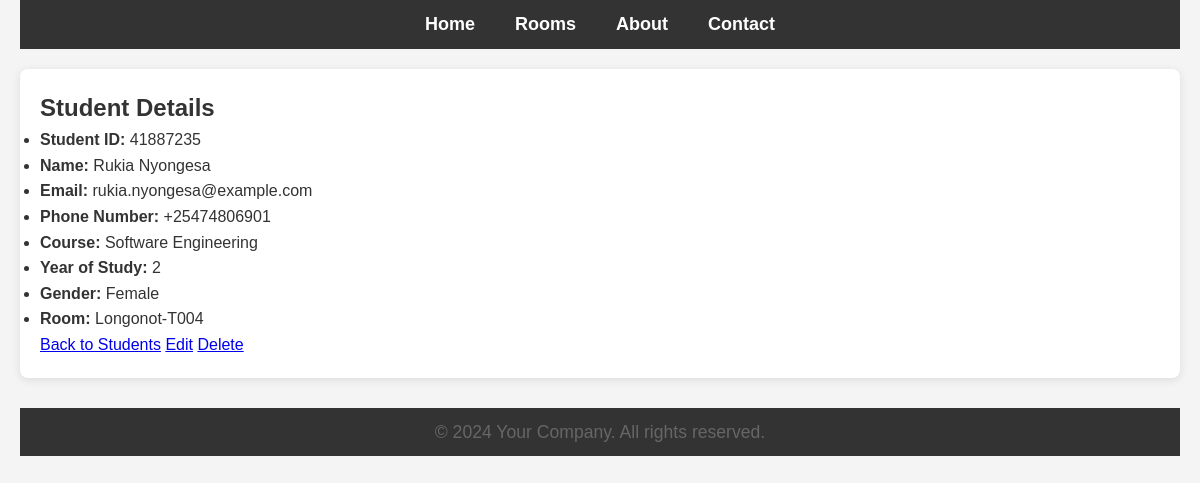
The page /students/detail/2059/ on the database as committed earlier.
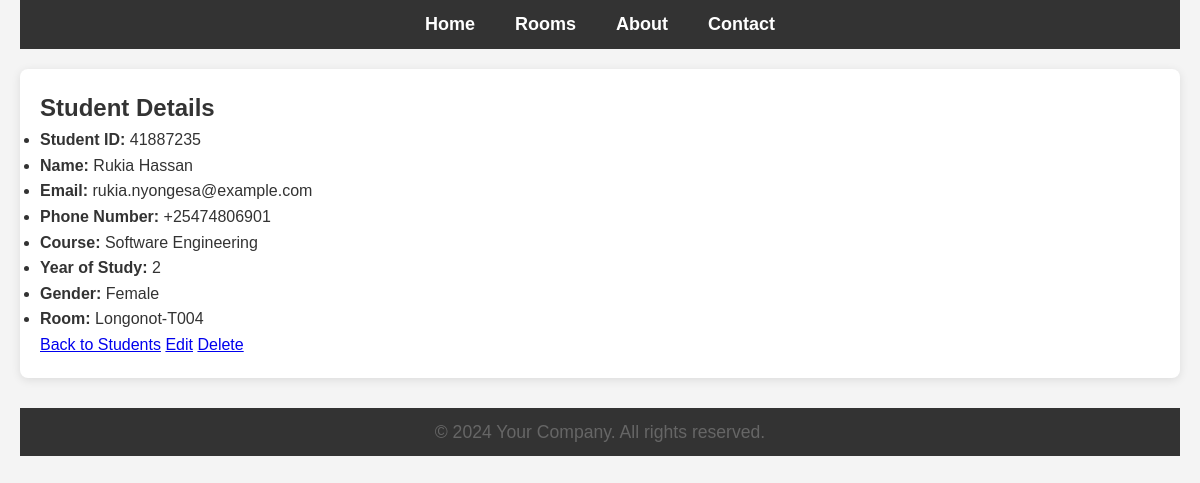
The same page on the database as committed later.
### main/models.py (models this page shows, shortened)
class Student(models.Model):
    GENDER_CHOICES = [
        ('Male', 'Male'),
        ('Female', 'Female'),
    ]
    student_id = models.CharField(max_length=20, unique=True)
    first_name = models.CharField(max_length=50)
    last_name = models.CharField(max_length=50)
    email = models.EmailField()
    phone_number = models.CharField(max_length=15)
    course = models.CharField(max_length=100)
    year_of_study = models.PositiveIntegerField()
    gender = models.CharField(max_length=10, choices=GENDER_CHOICES)
    profile_picture = models.ImageField(upload_to='profile_pics/', blank=True, null=True)
    room = models.ForeignKey('Room', on_delete=models.SET_NULL, null=True, blank=True)
    date_registered = models.DateTimeField(auto_now_add=True)

class Room(models.Model):
    ROOM_TYPE_CHOICES = [
        ('Single', 'Single'),
        ('Double', 'Double'),
        ('Triple', 'Triple'),
    ]
    room_number = models.CharField(max_length=10, unique=True)
    capacity = models.PositiveIntegerField(default=4)  # Default to 4 beds
    room_type = models.CharField(max_length=10, choices=ROOM_TYPE_CHOICES)
    hostel = models.ForeignKey('Hostel', on_delete=models.CASCADE)

### main/views.py (the view)
# urls.py: path('students/detail/<int:student_id>/', views.student_detail, name='student_detail'),
def student_detail(request, student_id):
    student = get_object_or_404(Student, id=student_id)
    return render(request, 'students/detail.html', {'student': student})

### templates/students/detail.html (shortened to what this page needs)
{% extends "base.html" %}
{% block content %}
  <h2>Student Details</h2>
  <ul>
    <li><strong>Student ID:</strong> {{ student.student_id }}</li>
    <li><strong>Name:</strong> {{ student.first_name }} {{ student.last_name }}</li>
    <li><strong>Email:</strong> {{ student.email }}</li>
    <li><strong>Phone Number:</strong> {{ student.phone_number }}</li>
    <li><strong>Course:</strong> {{ student.course }}</li>
    <li><strong>Year of Study:</strong> {{ student.year_of_study }}</li>
    <li><strong>Gender:</strong> {{ student.gender }}</li>
    <li><strong>Room:</strong> {{ student.room.room_number }}</li>
  </ul>
  <a href="{% url 'student_list' %}">Back to Students</a>
  <a href="{% url 'update_student' student.id %}">Edit</a>
  <a href="{% url 'delete_student' student.id %}">Delete</a>
{% endblock %}

### templates/base.html (shortened to what this page needs)
{% load static %}
<!DOCTYPE html>
<html lang="en">
<head>
    <link rel="stylesheet" href="{% static 'css/styles.css' %}">
</head>
<body>
    <nav>
        <ul>
            <li><a href="/">Home</a></li>
            <li><a href="/rooms/">Rooms</a></li>
            <li><a href="/about/">About</a></li>
            <li><a href="/contact/">Contact</a></li>
        </ul>
    </nav>
    <div class="content">
        {% block content %}{% endblock %}
    </div>
    <footer>
        <p>&copy; 2024 Your Company. All rights reserved.</p>
    </footer>
</body>
</html>

### static/css/styles.css (style rules this page uses)
* { margin: 0; padding: 0; box-sizing: border-box; }
body { font-family: Arial, sans-serif; line-height: 1.6; background-color: #f4f4f4; color: #333; padding: 0 20px; }
nav { background-color: #333; color: white; padding: 10px 0; }
nav ul { list-style: none; display: flex; justify-content: center; }
nav ul li { margin: 0 20px; }
nav ul li a { color: white; text-decoration: none; font-weight: bold; font-size: 18px; }
.content { max-width: 1200px; margin: 20px auto; background-color: white; padding: 20px; border-radius: 8px; box-shadow: 0 2px 10px rgba(0, 0, 0, 0.1); }
p { font-size: 1.1rem; color: #666; }
footer { background-color: #333; color: white; text-align: center; padding: 10px; position: relative; bottom: 0; width: 100%; margin-top: 30px; }

Rows that differ between the two databases and show on the page:
changed Student "Rukia": last_name "Nyongesa" → "Hassan"
